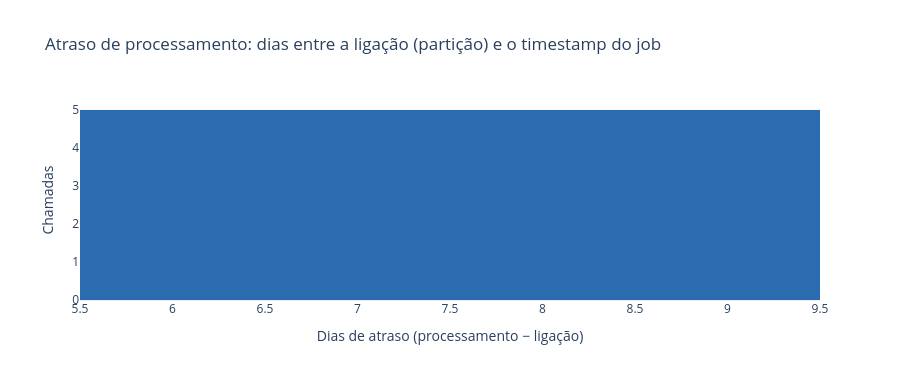

The code cell stored with this chart in its notebook:
### Markdown cell above
## 4. Checagem cruzada: data da partição vs. `timestamp` interno do payload

Alguns blobs trazem um campo `timestamp` dentro do JSON — é o momento em que o
**job de métricas/relatório** processou a ligação, não a data da ligação em si.
`data_referencia` (pasta `date=YYYYMMDD` do blob) é a data real da ligação.

**Não espere os dois baterem no mesmo dia.** Na amostra validada, 100% dos
registros têm `timestamp` de 6 a 9 dias **depois** de `data_referencia` — é o
atraso normal do pipeline de produção (lote assíncrono), não um bug de
particionamento nem um erro de fuso horário. Use esta célula para medir a
**defasagem típica** (histograma em dias) e sinalizar outliers (ex.: diferença
negativa, ou muito maior que o atraso típico), não para esperar diferença zero.

### Code cell
if "timestamp" in df.columns:
    ts = pd.to_datetime(df["timestamp"], errors="coerce")
    diff_days = (ts.dt.normalize() - df["data_referencia"]).dt.days  # processamento - ligação (positivo = atraso normal)

    # só é anômalo se o processamento foi ANTES da ligação (negativo) ou com
    # atraso muito maior que o normal (ex.: pipeline travado) — não o fato de
    # serem dias diferentes, que é esperado em processamento em lote.
    ATRASO_TIPICO_MAX_DIAS = 14
    anomalo = diff_days[(diff_days < 0) | (diff_days > ATRASO_TIPICO_MAX_DIAS)]
    print(f"Atraso típico (processamento - ligação): mediana de {diff_days.median():.0f} dia(s) "
          f"(mín {diff_days.min():.0f}, máx {diff_days.max():.0f})")
    print(f"Registros com atraso ANÔMALO (negativo ou > {ATRASO_TIPICO_MAX_DIAS} dias): "
          f"{len(anomalo)} de {len(df)}")
    if len(anomalo):
        display(df.loc[anomalo.index, ["call_id", "data_referencia", "timestamp"]].head(20))

    diff_days_valid = diff_days.dropna()
    if not diff_days_valid.empty:
        fig_ts = px.histogram(
            diff_days_valid,
            nbins=min(30, max(1, diff_days_valid.nunique())),
            title="Atraso de processamento: dias entre a ligação (partição) e o timestamp do job",
            labels={"value": "Dias de atraso (processamento − ligação)"},
            color_discrete_sequence=["#2b6cb0"],
        )
        fig_ts.update_layout(showlegend=False, template="plotly_white", height=380, yaxis_title="Chamadas")
        fig_ts.show()
else:
    print("Coluna 'timestamp' não encontrada no payload — checagem pulada.")

### Figure 1 — Plotly figure (JSON) as saved in the notebook; plotly's stock layout.template omitted (floating-point values rounded to 4 significant figures)
{"data": [{"bingroup": "x", "hovertemplate": "variable=0<br>Dias de atraso (processamento − ligação)=%{x}<br>count=%{y}<extra></extra>", "legendgroup": "0", "marker": {"color": "#2b6cb0", "pattern": {"shape": ""}}, "name": "0", "nbinsx": 2, "orientation": "v", "showlegend": true, "type": "histogram", "x": [9, 9, 9, 9, 9, 7, 7, 7, 7, 7], "xaxis": "x", "yaxis": "y"}], "layout": {"barmode": "relative", "height": 380, "legend": {"title": {"text": "variable"}, "tracegroupgap": 0}, "showlegend": false, "title": {"text": "Atraso de processamento: dias entre a ligação (partição) e o timestamp do job"}, "xaxis": {"anchor": "y", "domain": [0, 1], "title": {"text": "Dias de atraso (processamento − ligação)"}}, "yaxis": {"anchor": "x", "domain": [0, 1], "title": {"text": "Chamadas"}}}}
